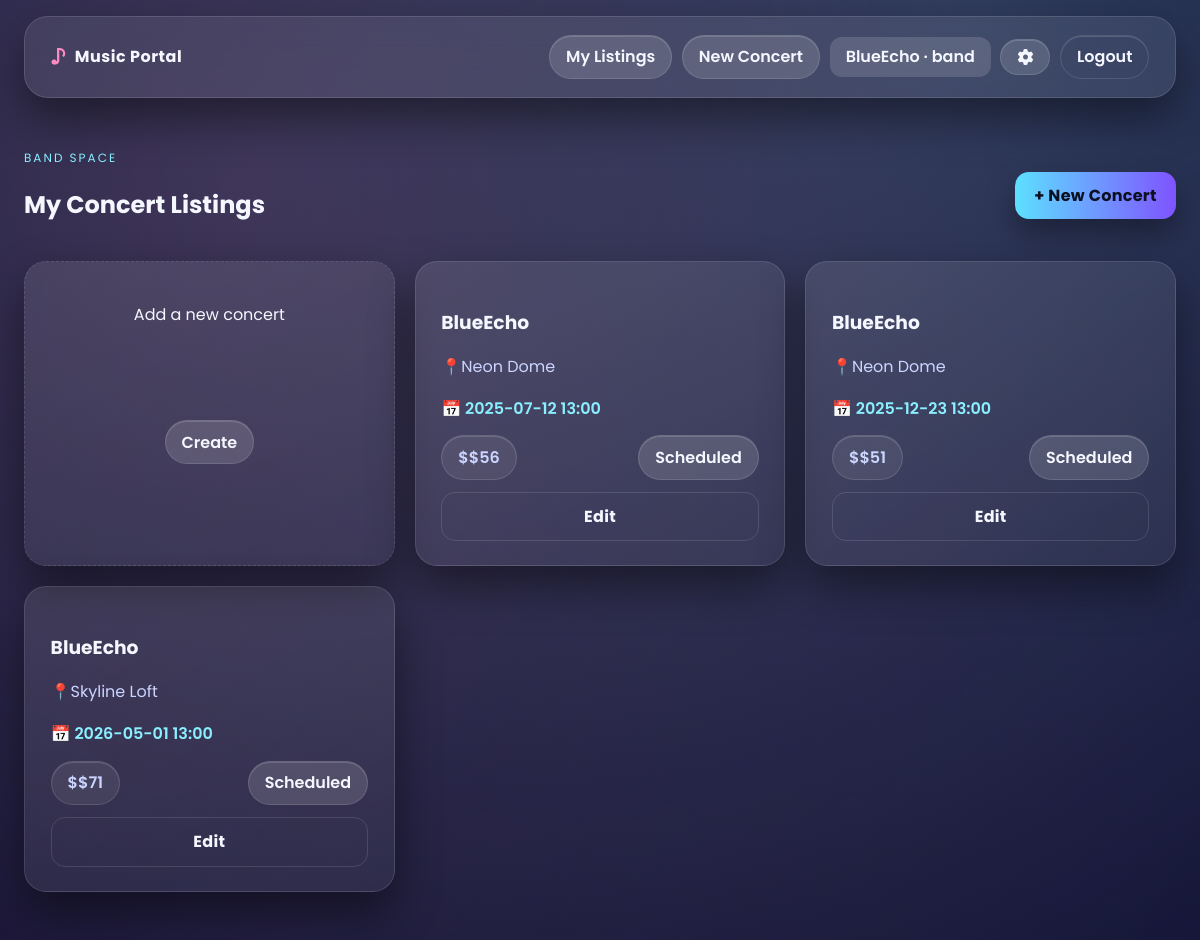
Page /band (signed in) on the committed database.
### tables this page shows
CREATE TABLE users (
                    id INTEGER PRIMARY KEY AUTOINCREMENT,
                    username TEXT NOT NULL UNIQUE,
                    password_hash TEXT NOT NULL,
                    role TEXT NOT NULL CHECK(role IN ('band', 'fan', 'admin'))
                , email TEXT, profile_image TEXT);

CREATE TABLE concerts (
            id INTEGER PRIMARY KEY AUTOINCREMENT,
            band_name TEXT NOT NULL,
            concert_datetime TEXT NOT NULL,
            venue TEXT NOT NULL,
            cost TEXT NOT NULL,
            status TEXT NOT NULL DEFAULT 'scheduled' CHECK(status IN ('scheduled', 'cancelled', 'full')),
            user_id INTEGER NOT NULL, image_filename TEXT, city TEXT, max_tickets INTEGER DEFAULT 100, ticket_price REAL DEFAULT 0.0,
            FOREIGN KEY(user_id) REFERENCES "users_old"(id)
        );

### app.py (the view)
@app.route("/band")
def band_dashboard():
    if not band_required():
        return redirect(url_for("login"))
    db = get_db()
    concerts = db.execute(
        "SELECT * FROM concerts WHERE user_id = ? ORDER BY concert_datetime",
        (g.user["id"],),
    ).fetchall()
    return render_template("band_dashboard.html", concerts=concerts)

### app.py (called while the page is built)
def get_db():
    if "db" not in g:
        g.db = sqlite3.connect(DATABASE)
        g.db.row_factory = sqlite3.Row
    return g.db

@app.before_request
def ensure_db_ready():
    global _db_initialized
    if not _db_initialized:
        init_db()
        _db_initialized = True

@app.before_request
def load_logged_in_user():
    user_id = session.get("user_id")
    if user_id is None:
        g.user = None
    else:
        db = get_db()
        g.user = db.execute("SELECT * FROM users WHERE id = ?", (user_id,)).fetchone()

def band_required():
    if g.user is None or g.user["role"] != "band":
        flash("Band access required.")
        return False
    return True

### templates/band_dashboard.html (shortened to what this page needs)
{% extends 'base.html' %}
{% block content %}
<div class="section-header">
  <div>
    <p class="eyebrow">Band space</p>
    <h2>My Concert Listings</h2>
  </div>
  <a class="button" href="{{ url_for('create_concert') }}">+ New Concert</a>
</div>
<div class="card-grid">
  <div class="concert-card add-card">
    <p>Add a new concert</p>
    <a class="pill" href="{{ url_for('create_concert') }}">Create</a>
  </div>
  {% for concert in concerts %}
  <div class="concert-card {% if concert['image_filename'] %}has-image{% endif %}"
       >
    <h3>{{ concert['band_name'] }}</h3>
    <p class="muted">📍{{ concert['venue'] }}</p>
    <p class="date">📅 {{ concert['concert_datetime'].replace('T',' ') }}</p>
    <div class="card-footer" style="display:grid; grid-template-columns:auto 1fr auto; align-items:end; gap:.5rem;">
      <span class="pill soft">${{ concert['cost'] }}</span>
      <span class="pill" style="text-transform:capitalize; justify-self:end;">{{ concert['status'] }}</span>
    </div>
    <a class="button ghost" href="{{ url_for('edit_concert', concert_id=concert['id']) }}">Edit</a>
  </div>
  {% endfor %}
</div>
{% endblock %}

### templates/base.html (shortened to what this page needs)
<!doctype html>
<html lang="en">
<head>
  <link rel="stylesheet" href="https://cdn.jsdelivr.net/npm/@fortawesome/fontawesome-free@6.5.0/css/all.min.css">
  <link rel="stylesheet" href="{{ url_for('static', filename='css/style.css') }}">
</head>
<body class="bg-stage">
  <div class="overlay"></div>
  <header class="top-bar glass">
    <div class="brand">
      <span class="note">♪</span>
      <span>Music Portal</span>
    </div>
    <nav>
      {% if g.user %}
        {% if g.user['role'] == 'band' %}
          <a class="pill" href="{{ url_for('band_dashboard') }}">My Listings</a>
          <a class="pill" href="{{ url_for('create_concert') }}">New Concert</a>
        {% elif g.user['role'] == 'admin' %}
          <a class="pill" href="{{ url_for('admin_dashboard') }}">Dashboard</a>
        {% else %}
          <a class="pill" href="{{ url_for('search_concerts') }}">Discover</a>
          <a class="pill" href="{{ url_for('selected_concerts_view') }}">Favorites</a>
          <a class="pill" href="{{ url_for('tickets_bought') }}">My Tickets</a>
        {% endif %}
        <span class="user-pill">
          {{ g.user['username'] }} · {{ g.user['role'] }}
        </span>
        <a class="pill" href="{{ url_for('settings') }}" title="Settings"><i class="fas fa-cog"></i></a>
        <a class="pill ghost" href="{{ url_for('logout') }}">Logout</a>
      {% else %}
        <a class="pill" href="{{ url_for('login') }}">Login</a>
        <a class="pill ghost" href="{{ url_for('register') }}">Register</a>
      {% endif %}
    </nav>
  </header>
  <main class="container">
    {% block content %}{% endblock %}
  </main>
</body>
</html>

### static/css/style.css (style rules this page uses)
:root { --bg: radial-gradient(circle at 20% 20%, rgba(255,95,109,0.28), rgba(54,209,220,0)), radial-gradient(circle at 80% 0%, rgba(150,93,233,0.25), rgba(33,150,243,0)), #0c0f23; --glass: rgba(255,255,255,0.08); --glass-border: rgba(255,255,255,0.12); --text: #f5f7ff; --muted: #cbd5ff; --primary: #8af0ff; --primary-strong: #7bdcff; --accent: #ff89c2; --shadow: 0 20px 45px rgba(0,0,0,0.45); }
* { box-sizing: border-box; }
body { margin: 0; font-family: 'Poppins', 'Inter', system-ui, -apple-system, sans-serif; background: var(--bg); color: var(--text); min-height: 100vh; position: relative; overflow-x: hidden; }
a { color: var(--primary); text-decoration: none; }
.bg-stage { background-image: linear-gradient(120deg, rgba(12,20,56,0.85), rgba(18,12,46,0.9)), url('https://images.unsplash.com/photo-1506157786151-b8491531f063?auto=format&fit=crop&w=1600&q=80'); background-size: cover; background-position: center; }
.overlay { position: fixed; inset: 0; background: radial-gradient(circle at 20% 20%, rgba(255, 143, 178, 0.18), rgba(0,0,0,0)), radial-gradient(circle at 80% 0%, rgba(109, 213, 250, 0.2), rgba(0,0,0,0)); pointer-events: none; z-index: 0; }
.container { position: relative; z-index: 1; max-width: 1200px; margin: 0 auto; padding: 2rem 1.5rem 3rem; }
.top-bar { position: sticky; top: 0; z-index: 5; display: flex; justify-content: space-between; align-items: center; padding: 1.1rem 1.6rem; margin: 0 1.5rem; margin-top: 1rem; border-radius: 999px; backdrop-filter: blur(18px); background: var(--glass); border: 1px solid var(--glass-border); box-shadow: var(--shadow); }
.brand { display: flex; align-items: center; gap: 0.5rem; font-weight: 700; letter-spacing: 0.5px; }
.note { color: var(--accent); font-size: 1.3rem; }
.top-bar nav { display: flex; gap: 0.6rem; align-items: center; }
.pill { display: inline-flex; align-items: center; gap: 0.4rem; padding: 0.55rem 1rem; border-radius: 999px; background: rgba(255,255,255,0.14); color: var(--text); border: 1px solid var(--glass-border); font-weight: 600; text-decoration: none; box-shadow: inset 0 1px 0 rgba(255,255,255,0.15); }
.pill.ghost { background: transparent; color: var(--text); }
.pill.soft { background: rgba(255,255,255,0.08); color: var(--muted); }
.user-pill { padding: 0.45rem 1rem; background: rgba(255,255,255,0.14); border-radius: 12px; color: var(--text); font-weight: 600; }
.button { display: inline-flex; justify-content: center; align-items: center; gap: 0.4rem; background: linear-gradient(90deg, #5de0ff, #7f53ff); color: #0c1021; padding: 0.7rem 1.2rem; border-radius: 14px; border: none; cursor: pointer; font-weight: 700; letter-spacing: 0.3px; box-shadow: 0 15px 30px rgba(0,0,0,0.35); }
.button.ghost { background: transparent; color: var(--text); border: 1px solid var(--glass-border); box-shadow: none; }
.glass { background: var(--glass); border: 1px solid var(--glass-border); border-radius: 24px; box-shadow: var(--shadow); backdrop-filter: blur(14px); }
.eyebrow { text-transform: uppercase; letter-spacing: 2px; font-size: 0.75rem; color: var(--primary); margin: 0; }
.muted { color: var(--muted); }
::placeholder { color: #b4c2ff; }
.section-header { display: flex; justify-content: space-between; align-items: center; margin: 1.2rem 0; gap: 1rem; }
.card-grid { display: grid; grid-template-columns: repeat(auto-fit, minmax(320px, 1fr)); gap: 1.25rem; }
.concert-card { padding: 1.5rem 1.6rem; border-radius: 22px; background: linear-gradient(150deg, rgba(255,255,255,0.10), rgba(255,255,255,0.05)); border: 1px solid var(--glass-border); box-shadow: var(--shadow); display: grid; grid-template-rows: auto 1fr auto; gap: 0.75rem; min-height: 300px; }
.concert-card h3 { margin: 0.35rem 0; }
.concert-card .date { color: var(--primary); font-weight: 600; margin: 0.2rem 0; }
.concert-card h3 { margin: 0.2rem 0; }
.concert-card .date, .concert-card .muted { margin: 0.15rem 0; }
.add-card { border: 1px dashed var(--glass-border); text-align: center; display: grid; place-items: center; }
.card-footer { display: grid; grid-template-columns: auto 1fr auto; align-items: end; gap: 0.6rem; }
.concert-card .band-name, .concert-card .muted, .concert-card .ticket-tag, .concert-card .pill { white-space: nowrap; }

### rows in the picture
users: user.username "BlueEcho", user.role "band"
concerts: band_name "BlueEcho", venue "Neon Dome", concert_datetime.replace "2025-07-12 13:00", cost "$56", status "Scheduled"
concerts: band_name "BlueEcho", venue "Neon Dome", concert_datetime.replace "2025-12-23 13:00", cost "$51", status "Scheduled"
concerts: band_name "BlueEcho", venue "Skyline Loft", concert_datetime.replace "2026-05-01 13:00", cost "$71", status "Scheduled"
